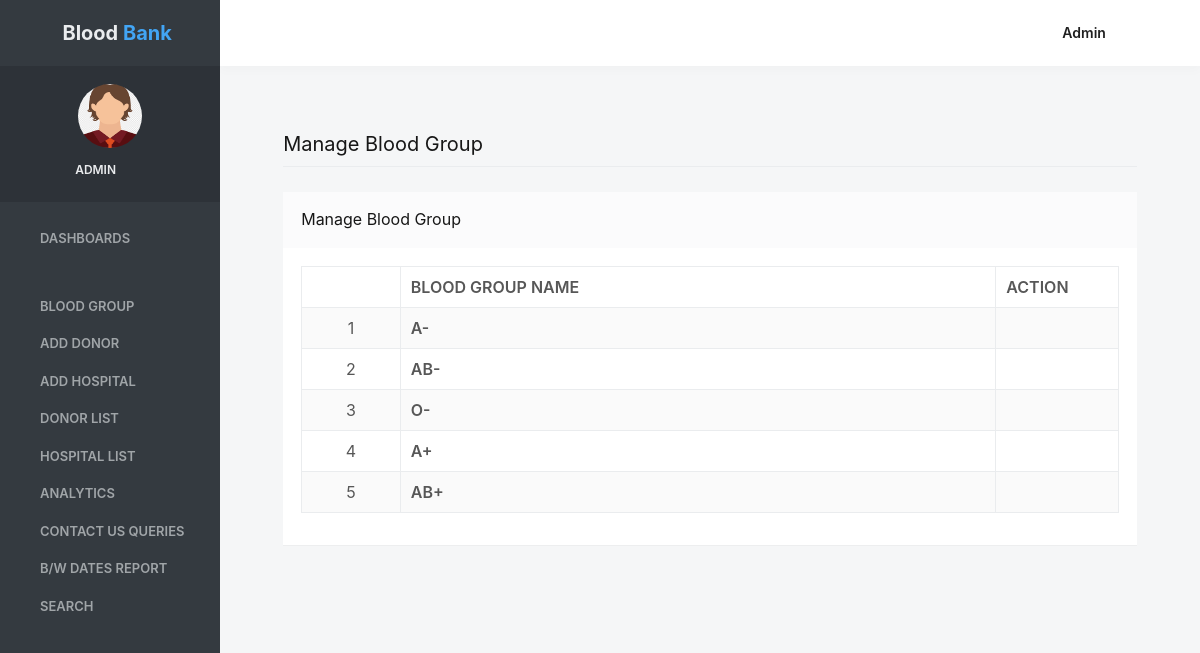
Page /view_bloodgroup (signed in) on the earlier database version.
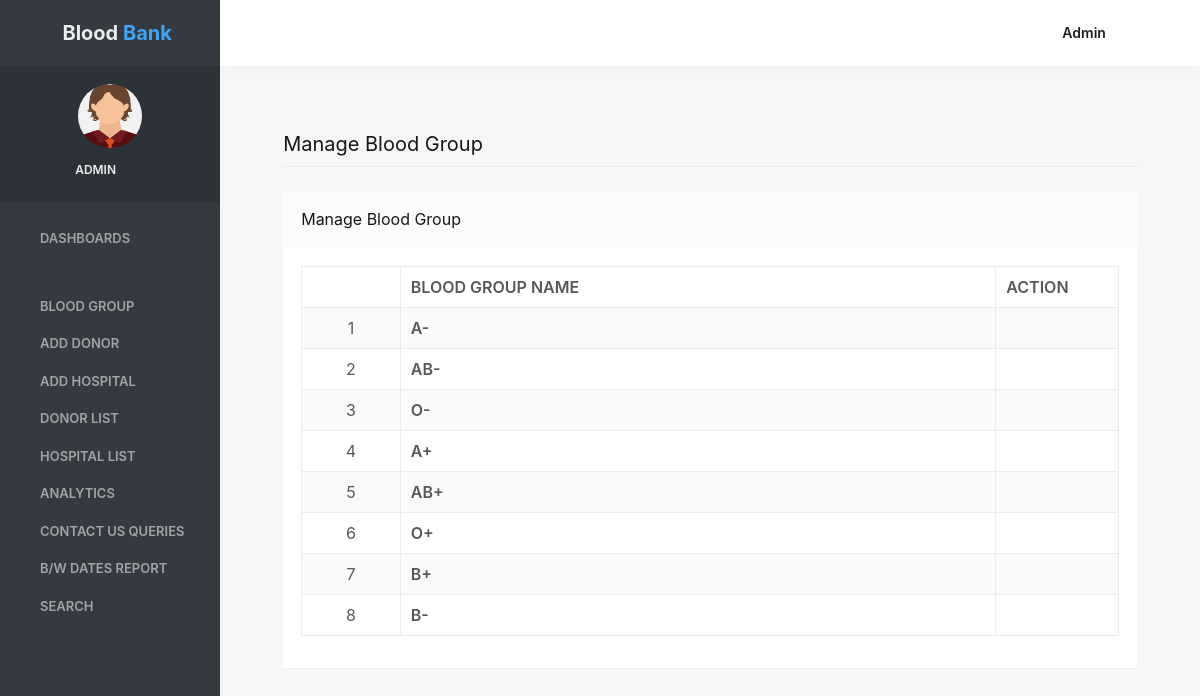
Same page on the later database version.
### bloodbank/models.py (models this page shows, shortened)
class Group(models.Model):
    bloodgroup = models.CharField(max_length=30)

### bloodbank/views.py (the view)
# urls.py: path('view_bloodgroup',view_bloodgroup, name='view_bloodgroup'),
def view_bloodgroup(request):
    if not request.user.is_authenticated:
        return redirect('login')
    group = Group.objects.all()
    d = {'group': group}
    return render(request, 'view_bloodgroup.html', d)

### bloodbank/templates/view_bloodgroup.html (shortened to what this page needs)
{% load static %}
{% block body %}
<html lang="en" class="no-focus">
    <head>
        <link rel="stylesheet" href="{% static 'adminassets/js/plugins/datatables/dataTables.bootstrap4.min.css' %}">
        <link rel="stylesheet" id="css-main" href="{% static 'adminassets/css/codebase.min.css' %}">
    </head>
    <body>
        <div id="page-container" class="sidebar-o sidebar-inverse side-scroll page-header-fixed main-content-narrow">
           {% include 'sidebar.html' %}
            {% include 'admin_nav.html' %}
            <main id="main-container">
                <div class="content">
                    <h2 class="content-heading">Manage Blood Group</h2>
                    <div class="block">
                        <div class="block-header block-header-default">
                            <h3 class="block-title">Manage Blood Group</h3>
                        </div>
                        <div class="block-content block-content-full">
                            <table class="table table-bordered table-striped table-vcenter js-dataTable-full-pagination">
                                <thead>
                                    <tr>
                                        <th class="text-center"></th>
                                        <th>Blood Group Name</th>
                                        <th class="d-none d-sm-table-cell" style="width: 15%;">Action</th>
                                       </tr>
                                </thead>
                                <tbody>
{% for i in group %}
                                    <tr>
                                        <td class="text-center">{{forloop.counter}}</td>
                                        <td class="font-w600">{{i.bloodgroup}}</td>
                                         <td class="d-none d-sm-table-cell"><a href="{% url 'delete_bloodgroup' i.id %}" onclick="return confirm('Do you really want to Delete ?');"><i class="fa fa-trash fa-delete" aria-hidden="true"></i></a></td>
                                    </tr>
 {% endfor %}
                                </tbody>
                            </table>
                        </div>
                    </div>
                </div>
            </main>
        </div>
    </body>
</html>
{% endblock %}

Differences in the rows shown:
added Group: bloodgroup "O+"
added Group: bloodgroup "B+"
added Group: bloodgroup "B-"
